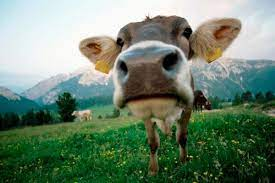
#> input picture Assignment25/input/cow.jpg, 275 x 183 px
$ python convolutionFunction.py
#> lines starting #> are read from the running program, lines starting #| are printed output that depends on the picture
import cv2
import numpy as np

def convolutionFunction(img, d, shape):
    rows, cols = shape
    result = np.zeros(img.shape)
    mask = np.ones((d, d)) / (d * d)

    for i in range((d // 2), rows - (d // 2)):
        for j in range((d // 2), cols - (d // 2)):
            small_img = img[i - (d // 2) : i + (d // 2) + 1, j - (d // 2) : j + (d // 2) + 1]
            result[i, j] = np.sum(small_img * mask)

    return result

img = cv2.imread("input/cow.jpg")
#> img is the input picture: shape (183, 275, 3); mean B, G, R 110.4, 130.4, 109.4
img = cv2.cvtColor(img, cv2.COLOR_BGR2GRAY)
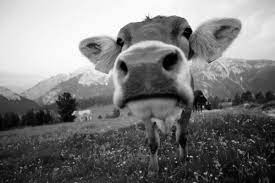
#> img: shape (183, 275); min 0, max 255, mean 121.8

result = convolutionFunction(img, 15, img.shape)
#> after the loop in convolutionFunction, `for i in range((d // 2), rows - (d // 2)):`:
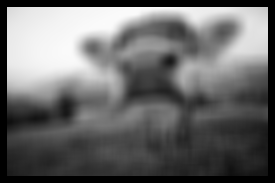
#> result: shape (183, 275) float64; min 0, max 251, mean 105.9

cv2.imwrite("output/conv15Func.jpg", result)

$ run again, with Assignment25/input/flower_input.jpg copied over Assignment25/input/cow.jpg
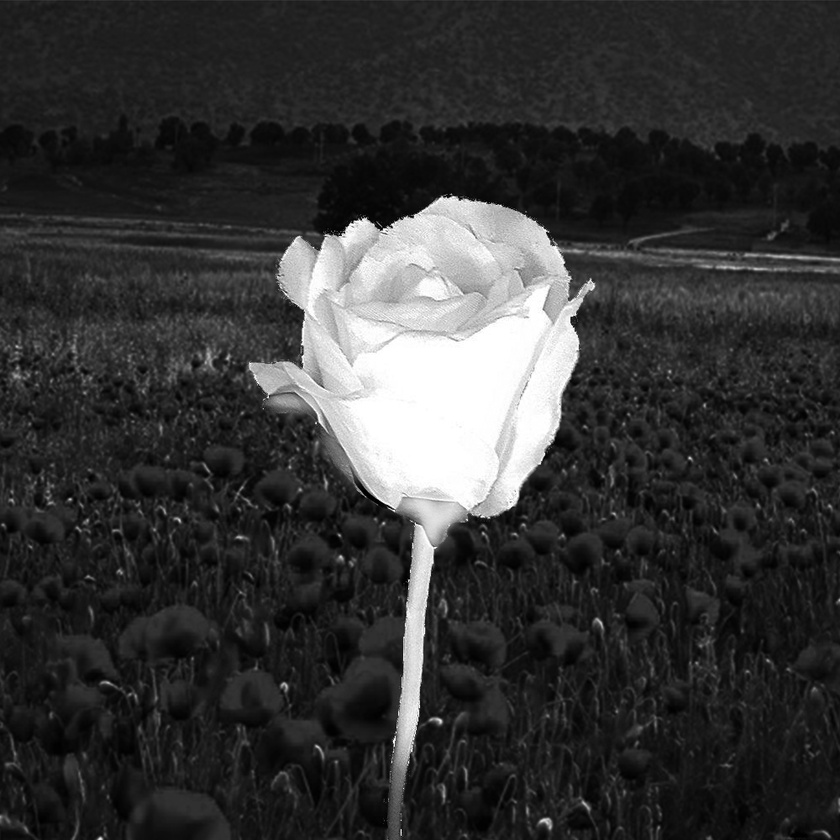
#> input picture Assignment25/input/flower_input.jpg, 840 x 840 px, shrunk from 1000 x 1000 before the run
#> img is the input picture: shape (840, 840, 3); min 0, max 255, mean 53.3
#> img: shape (840, 840)
#> after the loop in convolutionFunction, `for i in range((d // 2), rows - (d // 2)):`:
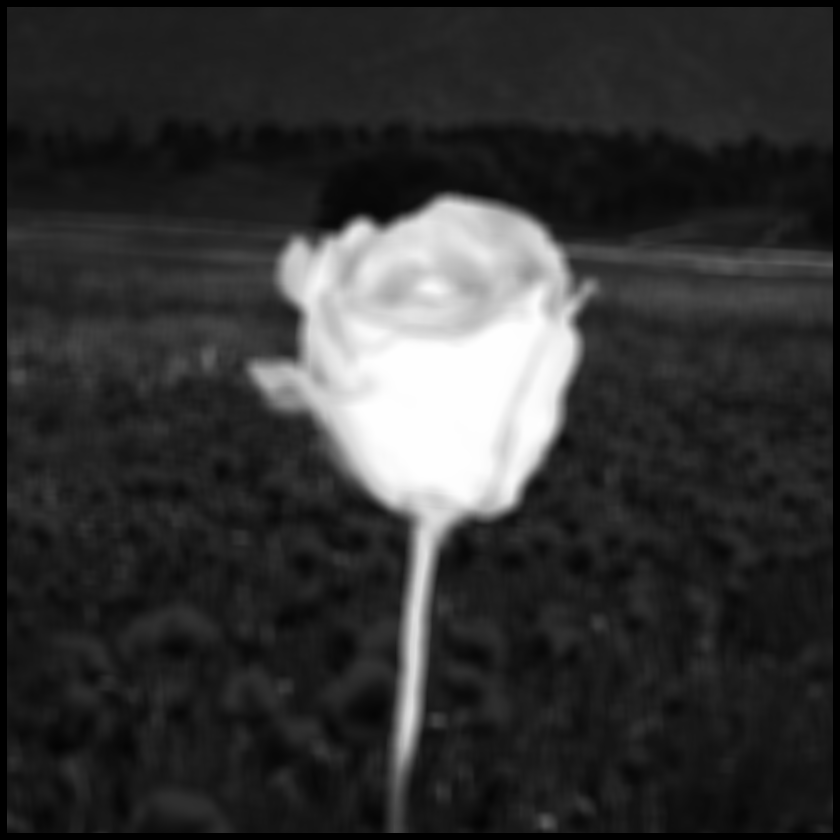
#> result: shape (840, 840) float64; min 0, max 255, mean 52.2

$ run again, with Assignment25/input/building.tif saved as Assignment25/input/cow.jpg
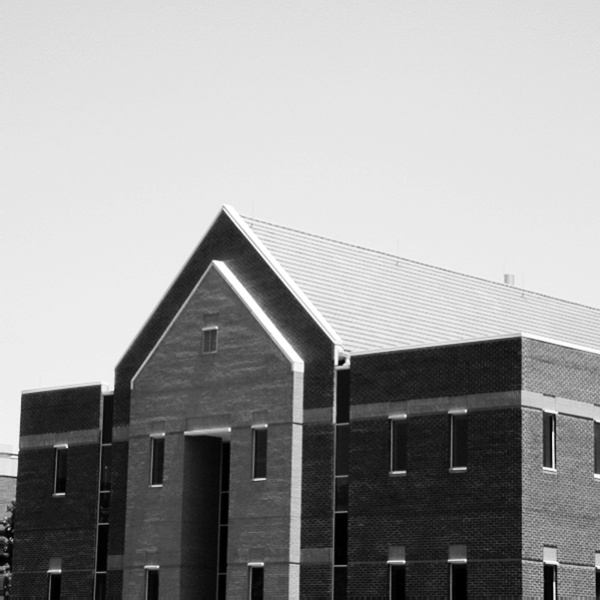
#> input picture Assignment25/input/building.tif, 600 x 600 px
#> img is the input picture: shape (600, 600, 3); min 0, max 255, mean 155.8
#> img: shape (600, 600)
#> after the loop in convolutionFunction, `for i in range((d // 2), rows - (d // 2)):`:
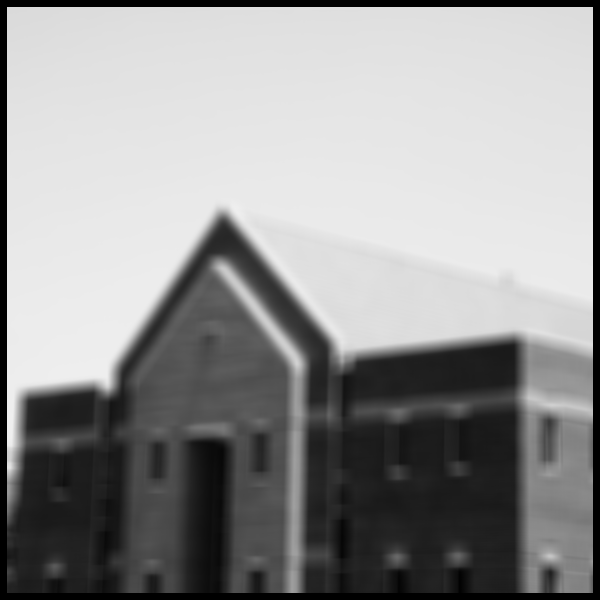
#> result: shape (600, 600) float64; min 0, max 239.9, mean 148.2
